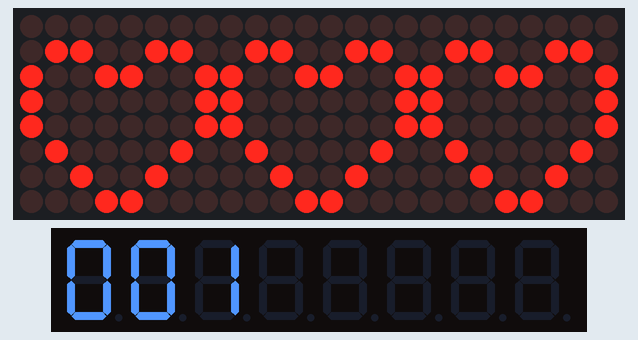
Bench run of a sketch on a simulated Arduino Uno, built with avr-gcc and run on an emulated ATmega328P. Shown: 24×8 LED matrix, 8-digit seven-segment display.

Above: at 0.15 s.
At 3.91 s:
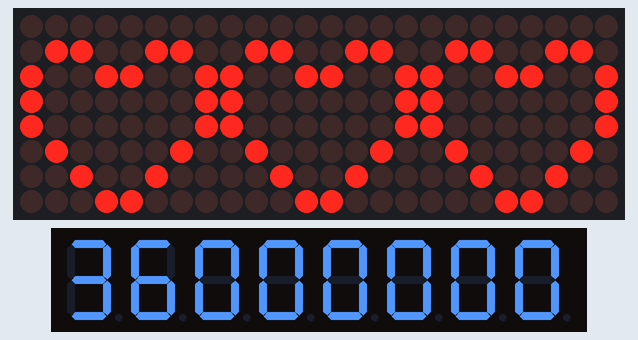
At 7.78 s:
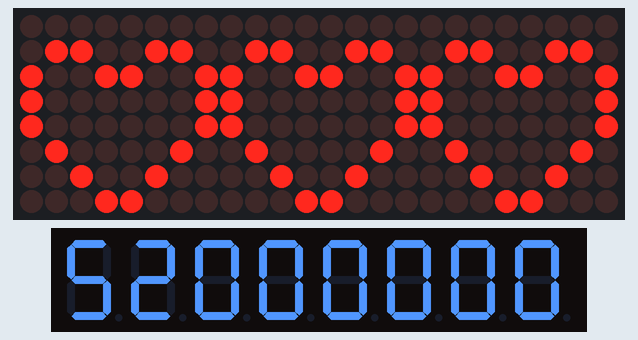
At 15.43 s:
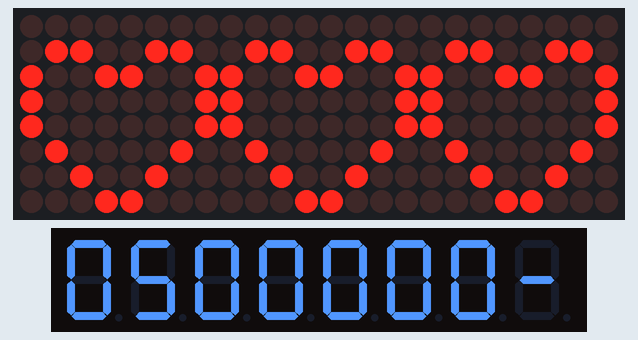
At 20.61 s:
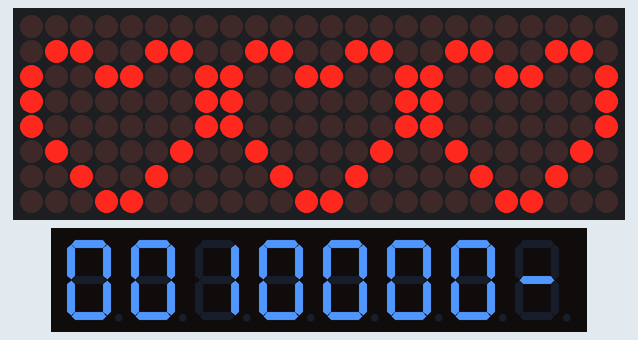
At 30.8 s:
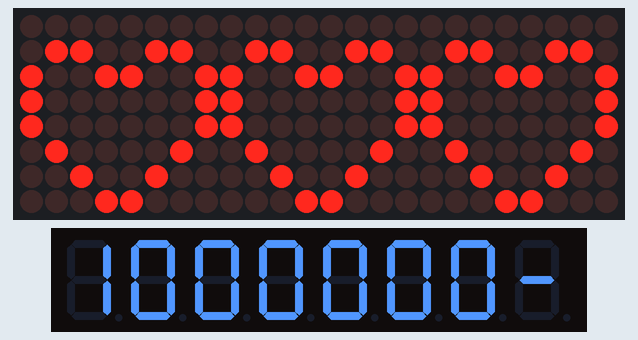

The sketch:

display.ino
```cpp
#include <LedControl.h>
#include "MyDisplay.h"

MyDisplay		g_display;

void setup() {
	//g_display.setFillCount(false);
}

void loop() {
	for (int i = 100; i > -101; --i)
	{
		g_display.printNumber(i);
		delay(100);
	}
	for (int i = -100; i < 101; ++i)
	{
		g_display.printNumber(i);
		delay(100);
	}
}
```

MyDisplay.cpp
```cpp
//
// salut.
//

#include "MyDisplay.h"

 static byte  heart[3][8] = {
	 { B00111000, B01000100, B01000010, B00100001, B00100001, B01000010, B01000100, B00111000 },   // empty
	/*
	00000000
	01100110
	10011001
	10000001
	01000010
	00100100
	00011000
	*/
	 { B00111000, B01000100, B01000010, B00100001, B00111111, B01111110, B01111100, B00111000 },   // half
	/*
	00000000
	01100110
	10011111
	10001111
	10001111
	01001110
	00101100
	00011000
	*/
	 { B00111000, B01111100, B01111110, B00111111, B00111111, B01111110, B01111100, B00111000 } }; // full
	/*
	00000000
	01100110
	11111111
	11111111
	11111111
	01111110
	00111100
	00011000
	*/

MyDisplay::MyDisplay()
	: mMatrix(MATRIX_DIN, MATRIX_CLK, MATRIX_CS, MATRIX_COUNT)
{
	mFillCount = true;
	for (short it = 0; it < MATRIX_COUNT; ++it) {
		mMatrix.clearDisplay(it);
		mMatrix.setIntensity(it, LED_INTENSITY);
		mMatrix.shutdown(it, false);
	}
	mMatrix.setIntensity(MATRIX_COUNT - 1, 0xF);
	printByteArray(0, heart[0]);
	printByteArray(1, heart[0]);
	printByteArray(2, heart[0]);
	mLastLife = 0;
	printNumber(0);
	mLastNumber = 0;
}

MyDisplay::~MyDisplay()
{
}

void	MyDisplay::printByteArray(int matrixIt, byte data[8]) {
	if (matrixIt > MATRIX_COUNT - 1)
		return;
	mMatrix.setColumn(matrixIt, 0, data[0]);
	mMatrix.setColumn(matrixIt, 1, data[1]);
	mMatrix.setColumn(matrixIt, 2, data[2]);
	mMatrix.setColumn(matrixIt, 3, data[3]);
	mMatrix.setColumn(matrixIt, 4, data[4]);
	mMatrix.setColumn(matrixIt, 5, data[5]);
	mMatrix.setColumn(matrixIt, 6, data[6]);
	mMatrix.setColumn(matrixIt, 7, data[7]);
}

void MyDisplay::fillDigits(char value, bool erase)
{
	if (erase)
		mMatrix.setDigit(SCORE_MATRIX, 0, (byte)value, false);
	mMatrix.setDigit(SCORE_MATRIX, 1, (byte)value, false);
	mMatrix.setDigit(SCORE_MATRIX, 2, (byte)value, false);
	mMatrix.setDigit(SCORE_MATRIX, 3, (byte)value, false);
	mMatrix.setDigit(SCORE_MATRIX, 4, (byte)value, false);
	mMatrix.setDigit(SCORE_MATRIX, 5, (byte)value, false);
	mMatrix.setDigit(SCORE_MATRIX, 6, (byte)value, false);
	mMatrix.setDigit(SCORE_MATRIX, 7, (byte)value, false);
}

unsigned char	MyDisplay::countDigits(long value)
{
	unsigned char	count = 0;

	if (value < 0) {
		count += 1;
		value *= -1;
	}
	while (value > 0)
	{
		count += 1;
		value /= 10;
	}
	return (count);
}

bool	MyDisplay::printNumber(long value)
{
	bool  isNeg = false;
	unsigned char	lenght = countDigits(value);

	if (lenght >= 8)
		return (false);
	if (lenght < lastLenght) {
		if (mFillCount)
			fillDigits(0, !IS_NEG(value));
		else
			clearDigits();
	}
	lastLenght = lenght;
	printDigit(ABS(value), DIGIT_COUNT - 1);
	if (value < 0) {
		mMatrix.setChar(SCORE_MATRIX, (mFillCount ? 0 : (DIGIT_COUNT - lenght)), (byte)'-', false);
	}
	mLastNumber = value;
	return (true);
}

/* Recursive funtion */
void	MyDisplay::printDigit(long value, int offset)
{
	mMatrix.setDigit(SCORE_MATRIX, offset, (byte)(value % 10), false);
	if (value / 10 > 0)
		printDigit(value / 10, offset - 1);
}

void MyDisplay::setFillCount(bool value)
{
	this->mFillCount = value;
	clearDigits();
}

bool MyDisplay::getFillCount() const
{
	return (mFillCount);
}

void MyDisplay::clearDigits()
{
	mMatrix.clearDisplay(SCORE_MATRIX);
}
```

MyDisplay.h
```cpp
// display.h

#ifndef _DISPLAY_h
#define _DISPLAY_h

#if defined(ARDUINO) && ARDUINO >= 100
	#include "arduino.h"
#else
	#include "WProgram.h"
#endif

#include <LedControl.h>

#define		ABS(x)	(x < 0 ? -x : x)
#define		IS_NEG(x)	(x < 0)

#define		MATRIX_DIN	10
#define		MATRIX_CS	16
#define		MATRIX_CLK	14
#define		MATRIX_COUNT	4
#define		SCORE_MATRIX	3
#define		DIGIT_COUNT		8

#define MAX_MAX         0x4
#define LED_INTENSITY   0x5
#define NB_HEARTS       0x3
#define NB_HEART_CELLS  0x8

class MyDisplay
{
public:
	MyDisplay();
	~MyDisplay();
	bool	printNumber(long value);
	void	setFillCount(bool);
	bool	getFillCount() const;
	void	clearDigits();

private:
	LedControl	mMatrix;
	bool		mFillCount;
	long		mLastNumber;
	unsigned short	mLastLife;
	unsigned char	lastLenght;

	void	printDigit(long value, int offset);
	void	printByteArray(int matrixIt, byte array[8]);

	unsigned char	countDigits(long value);
	void	fillDigits(char value, bool erase = true);
};

#endif
```
